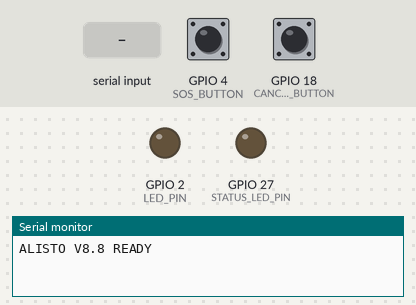
A sketch run on a simulated ESP32. Shown: output pins drawn as LEDs (lit = HIGH), the last lines printed to the serial monitor. Wiring (inferred from the names in the program): DS3231 clock at I2C address 0x68. Inputs (shaded band) come from the test bench; at power-on: GPIO 4 (SOS_BUTTON) HIGH, GPIO 18 (CANCEL_BUTTON) HIGH. I2S audio is not simulated (input reads silence).

Above: at 1.2 s.
1.3 s: GPIO 4 (SOS_BUTTON) pulled LOW for 0.15 s
At 1.6 s:
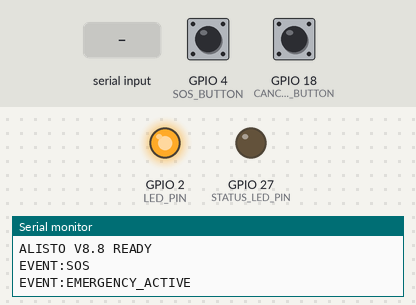
2.9 s: "CMD:STATUS_LED_ON\n" received over Serial
At 4.1 s:
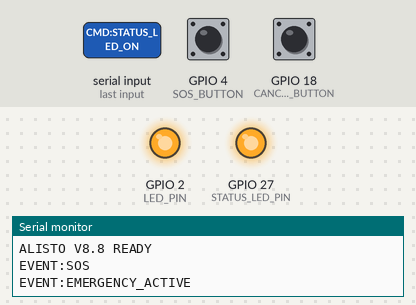
4.4 s: GPIO 18 (CANCEL_BUTTON) pulled LOW for 0.15 s
At 5.2 s:
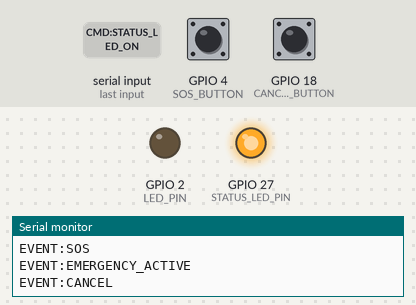
7.5 s: "CMD:VOICE_EMERGENCY\n" received over Serial
At 8.7 s:
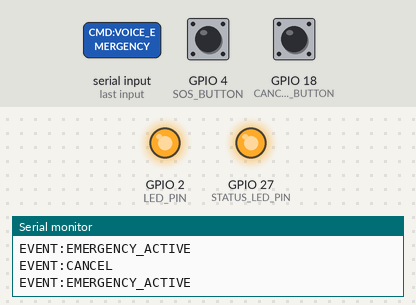
9.0 s: "CMD:CANCEL\n" received over Serial
At 9.9 s:
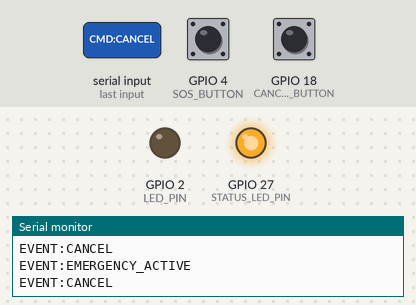
Timing chart, 0 to 11.5 s (numbered marks = the images above; inputs shaded):
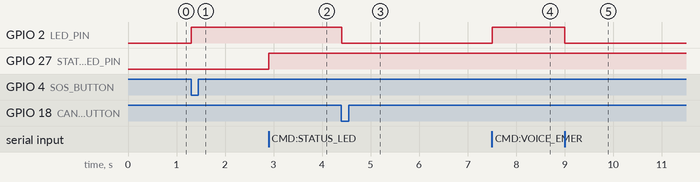

The sketch:

ALISTO_ESP32_V8.8.ino
```cpp
// =====================================
// ALISTO ESP32 V8.8
// SOS + CANCEL + LED + STATUS LED + PCM AUDIO + RTC
// Raspberry Pi -> USB Serial -> ESP32
// ESP32 -> I2S -> MAX98357A
// NO BUZZER
//
// V8.7 change: added a SEPARATE status LED (STATUS_LED_PIN, GPIO 27) driven
// by the Pi's voice-listening loop (solid = listening, blinking =
// transcribing). Kept fully independent from the existing SOS/emergency
// LED_PIN so the two never get visually confused with each other.
//
// V8.8 change: added a DS3231 battery-backed RTC over I2C (SDA=21, SCL=22,
// the ESP32's default I2C pins, unused by anything else in this firmware).
// The Pi has no onboard RTC and this whole system is meant to run fully
// offline (no NTP), so its system clock would be wrong after any reboot
// without one. New commands: CMD:GET_TIME (replies "TIME:YYYY-MM-DD
// HH:MM:SS" read from the DS3231, for the Pi to set its own clock from at
// every boot) and CMD:SET_TIME:YYYY-MM-DD HH:MM:SS (writes into the DS3231,
// meant to be used ONCE while the Pi still has a correct clock, e.g. while
// it has internet during development/setup -- replies "RTC_SET_OK").
// Bare Wire.h register read/write, no external RTC library needed.
// =====================================

#include "driver/i2s.h"
#include <Wire.h>


// =====================================
// BUTTONS
// =====================================

#define SOS_BUTTON     4
#define CANCEL_BUTTON 18


// =====================================
// LED (SOS / emergency state)
// =====================================

#define LED_PIN 2


// =====================================
// STATUS LED (voice listening/transcribing indicator -- separate from the
// SOS LED above, driven by CMD:STATUS_LED_ON / CMD:STATUS_LED_OFF)
// =====================================

#define STATUS_LED_PIN 27


// =====================================
// MAX98357A I2S
// =====================================

#define I2S_BCLK 26
#define I2S_LRC  25
#define I2S_DIN  32


// =====================================
// DS3231 RTC (I2C)
// =====================================

#define RTC_SDA 21
#define RTC_SCL 22
#define DS3231_ADDR 0x68


// =====================================
// AUDIO
// =====================================

#define AUDIO_CHUNK_SIZE 1024


uint8_t audioBuffer[AUDIO_CHUNK_SIZE];


bool emergency = false;

bool audioMode = false;


uint32_t audioRemaining = 0;


String commandBuffer = "";


// =====================================
// I2S SETUP
// =====================================

void setupI2S() {


  i2s_config_t config = {


    .mode =
      (i2s_mode_t)(
        I2S_MODE_MASTER |
        I2S_MODE_TX
      ),


    .sample_rate = 16000,


    .bits_per_sample =
      I2S_BITS_PER_SAMPLE_16BIT,


    .channel_format =
      I2S_CHANNEL_FMT_ONLY_LEFT,


    .communication_format =
      I2S_COMM_FORMAT_STAND_I2S,


    .intr_alloc_flags = 0,


    .dma_buf_count = 16,


    .dma_buf_len = 256,


    .use_apll = false,


    .tx_desc_auto_clear = true

  };


  i2s_pin_config_t pins = {


    .bck_io_num = I2S_BCLK,


    .ws_io_num = I2S_LRC,


    .data_out_num = I2S_DIN,


    .data_in_num = -1

  };


  i2s_driver_install(
    I2S_NUM_0,
    &config,
    0,
    NULL
  );


  i2s_set_pin(
    I2S_NUM_0,
    &pins
  );


  i2s_zero_dma_buffer(
    I2S_NUM_0
  );

}


// =====================================
// RTC (DS3231)
// =====================================

byte bcdToDec(byte val) {

  return (
    (val / 16 * 10) +
    (val % 16)
  );

}


byte decToBcd(byte val) {

  return (
    (val / 10 * 16) +
    (val % 10)
  );

}


void setupRTC() {

  Wire.begin(
    RTC_SDA,
    RTC_SCL
  );

}


String readRTCTime() {


  Wire.beginTransmission(
    DS3231_ADDR
  );

  Wire.write(0x00);

  Wire.endTransmission();


  Wire.requestFrom(
    DS3231_ADDR,
    7
  );


  byte second =
    bcdToDec(
      Wire.read() & 0x7F
    );

  byte minute =
    bcdToDec(
      Wire.read()
    );

  byte hour =
    bcdToDec(
      Wire.read() & 0x3F
    );

  Wire.read();  // day-of-week, unused

  byte day =
    bcdToDec(
      Wire.read()
    );

  byte month =
    bcdToDec(
      Wire.read() & 0x1F
    );

  byte year =
    bcdToDec(
      Wire.read()
    );


  char buf[24];

  sprintf(
    buf,
    "20%02d-%02d-%02d %02d:%02d:%02d",
    year, month, day, hour, minute, second
  );


  return String(buf);

}


void setRTCTime(
  int year, int month, int day,
  int hour, int minute, int second
) {


  Wire.beginTransmission(
    DS3231_ADDR
  );

  Wire.write(0x00);

  Wire.write(decToBcd(second));

  Wire.write(decToBcd(minute));

  Wire.write(decToBcd(hour));   // 24-hour mode (bit 6 = 0)

  Wire.write(decToBcd(1));      // day-of-week, arbitrary/unused

  Wire.write(decToBcd(day));

  Wire.write(decToBcd(month));

  Wire.write(decToBcd(year % 100));

  Wire.endTransmission();

}


// =====================================
// EMERGENCY
// =====================================

void activateEmergency() {


  if (emergency) {
    return;
  }


  emergency = true;


  digitalWrite(
    LED_PIN,
    HIGH
  );


  Serial.println(
    "EVENT:EMERGENCY_ACTIVE"
  );

}


// =====================================
// CANCEL
// =====================================

void cancelEmergency() {


  emergency = false;


  audioMode = false;

  audioRemaining = 0;


  digitalWrite(
    LED_PIN,
    LOW
  );


  i2s_zero_dma_buffer(
    I2S_NUM_0
  );


  Serial.println(
    "EVENT:CANCEL"
  );

}


// =====================================
// AUDIO RECEIVE / PLAY
// =====================================

void playAudioStream() {


  if (audioRemaining == 0) {


    audioMode = false;


    delay(100);


    Serial.println(
      "AUDIO_DONE"
    );


    return;
  }


  if (!Serial.available()) {

    return;
  }


  uint32_t amount =
    AUDIO_CHUNK_SIZE;


  if (audioRemaining < amount) {

    amount =
      audioRemaining;

  }


  int available =
    Serial.available();


  if (available < amount) {

    amount =
      available;

  }


  // Keep sample alignment for 16-bit PCM

  amount &= ~1;


  if (amount == 0) {

    return;

  }


  int received =
    Serial.readBytes(
      audioBuffer,
      amount
    );


  if (received <= 0) {

    return;

  }


  size_t written = 0;


  i2s_write(
    I2S_NUM_0,
    audioBuffer,
    received,
    &written,
    portMAX_DELAY
  );


  if (received <= audioRemaining) {

    audioRemaining -= received;

  }
  else {

    audioRemaining = 0;

  }


  if (audioRemaining == 0) {


    // Do NOT clear the DMA buffer here.
    // Let the final samples finish playing.

    delay(100);


    audioMode = false;


    Serial.println(
      "AUDIO_DONE"
    );

  }

}


// =====================================
// COMMAND HANDLER
// =====================================

void handleCommand(
  String cmd
) {


  cmd.trim();


  if (
    cmd ==
    "CMD:VOICE_EMERGENCY"
  ) {


    activateEmergency();

  }


  else if (
    cmd ==
    "CMD:CANCEL"
  ) {


    cancelEmergency();

  }


  else if (
    cmd ==
    "CMD:LED_ON"
  ) {


    digitalWrite(
      LED_PIN,
      HIGH
    );

  }


  else if (
    cmd ==
    "CMD:LED_OFF"
  ) {


    digitalWrite(
      LED_PIN,
      LOW
    );

  }


  else if (
    cmd ==
    "CMD:STATUS_LED_ON"
  ) {


    digitalWrite(
      STATUS_LED_PIN,
      HIGH
    );

  }


  else if (
    cmd ==
    "CMD:STATUS_LED_OFF"
  ) {


    digitalWrite(
      STATUS_LED_PIN,
      LOW
    );

  }


  else if (
    cmd ==
    "CMD:GET_TIME"
  ) {


    Serial.println(
      "TIME:" + readRTCTime()
    );

  }


  else if (
    cmd.startsWith(
      "CMD:SET_TIME:"
    )
  ) {


    // Expected format: CMD:SET_TIME:YYYY-MM-DD HH:MM:SS

    String t =
      cmd.substring(13);


    int year   = t.substring(0, 4).toInt();
    int month  = t.substring(5, 7).toInt();
    int day    = t.substring(8, 10).toInt();
    int hour   = t.substring(11, 13).toInt();
    int minute = t.substring(14, 16).toInt();
    int second = t.substring(17, 19).toInt();


    setRTCTime(
      year, month, day,
      hour, minute, second
    );


    Serial.println(
      "RTC_SET_OK"
    );

  }


  else if (
    cmd.startsWith(
      "AUDIO_START:"
    )
  ) {


    String sizeText =
      cmd.substring(12);


    audioRemaining =
      sizeText.toInt();


    if (audioRemaining > 0) {


      // Clear audio from previous playback

      i2s_zero_dma_buffer(
        I2S_NUM_0
      );


      audioMode = true;


      Serial.println(
        "AUDIO_READY"
      );

    }

  }

}


// =====================================
// SETUP
// =====================================

void setup() {


  Serial.begin(
    921600
  );


  Serial.setTimeout(
    50
  );


  pinMode(
    SOS_BUTTON,
    INPUT_PULLUP
  );


  pinMode(
    CANCEL_BUTTON,
    INPUT_PULLUP
  );


  pinMode(
    LED_PIN,
    OUTPUT
  );


  digitalWrite(
    LED_PIN,
    LOW
  );


  pinMode(
    STATUS_LED_PIN,
    OUTPUT
  );


  digitalWrite(
    STATUS_LED_PIN,
    LOW
  );


  setupI2S();


  setupRTC();


  Serial.println(
    "ALISTO V8.8 READY"
  );

}


// =====================================
// LOOP
// =====================================

void loop() {


  // ==================================
  // CANCEL HAS HIGHEST PRIORITY
  // ==================================

  if (
    digitalRead(CANCEL_BUTTON)
    == LOW
  ) {


    cancelEmergency();


    while (
      digitalRead(CANCEL_BUTTON)
      == LOW
    ) {

      delay(10);

    }


    delay(30);


    return;

  }


  // ==================================
  // AUDIO MODE
  // ==================================

  if (audioMode) {


    playAudioStream();


    return;

  }


  // ==================================
  // SOS BUTTON
  // ==================================

  if (
    digitalRead(SOS_BUTTON)
    == LOW
  ) {


    Serial.println(
      "EVENT:SOS"
    );


    activateEmergency();


    while (
      digitalRead(SOS_BUTTON)
      == LOW
    ) {

      delay(10);

    }


    delay(30);

  }


  // ==================================
  // SERIAL COMMAND MODE
  // ==================================

  while (
    Serial.available()
  ) {


    char c =
      Serial.read();


    if (
      c == '\n'
    ) {


      handleCommand(
        commandBuffer
      );


      commandBuffer = "";

    }

    else if (
      c != '\r'
    ) {


      // Prevent runaway String growth

      if (
        commandBuffer.length()
        < 100
      ) {


        commandBuffer += c;

      }

      else {


        commandBuffer = "";

      }

    }

  }

}
```

Measured:
- after the input at 1.3 s, GPIO 2 (LED_PIN): LOW → HIGH at once
- after the input at 2.9 s, GPIO 27 (STATUS_LED_PIN): LOW → HIGH at once
- after the input at 4.4 s, GPIO 2 (LED_PIN): HIGH → LOW at once
- after the input at 7.5 s, GPIO 2 (LED_PIN): LOW → HIGH at once
- after the input at 9.0 s, GPIO 2 (LED_PIN): HIGH → LOW at once
